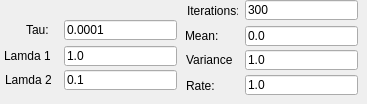
      <widget class="QWidget" name="ReconTab">
       <attribute name="title">
        <string>Reconstruction Paramater</string>
       </attribute>
       <widget class="QLabel" name="label_9">
        <property name="geometry">
         <rect>
          <x>5</x>
          <y>73</y>
          <width>46</width>
          <height>13</height>
         </rect>
        </property>
        <property name="text">
         <string>Lamda 2:</string>
        </property>
       </widget>
       <widget class="QLabel" name="label_7">
        <property name="geometry">
         <rect>
          <x>26</x>
          <y>23</y>
          <width>46</width>
          <height>13</height>
         </rect>
        </property>
        <property name="text">
         <string>Tau:</string>
        </property>
       </widget>
       <widget class="QLabel" name="label_8">
        <property name="geometry">
         <rect>
          <x>4</x>
          <y>49</y>
          <width>46</width>
          <height>13</height>
         </rect>
        </property>
        <property name="text">
         <string>Lamda 1:</string>
        </property>
       </widget>
       <widget class="QLineEdit" name="Lambda1Edit">
        <property name="geometry">
         <rect>
          <x>64</x>
          <y>46</y>
          <width>113</width>
          <height>20</height>
         </rect>
        </property>
        <property name="text">
         <string>1.0</string>
        </property>
       </widget>
       <widget class="QLineEdit" name="Lambda2Edit">
        <property name="geometry">
         <rect>
          <x>64</x>
          <y>70</y>
          <width>113</width>
          <height>20</height>
         </rect>
        </property>
        <property name="text">
         <string>0.1</string>
        </property>
       </widget>
       <widget class="QLineEdit" name="TauEdit">
        <property name="geometry">
         <rect>
          <x>64</x>
          <y>20</y>
          <width>113</width>
          <height>20</height>
         </rect>
        </property>
        <property name="text">
         <string>0.0001</string>
        </property>
       </widget>
       <widget class="QLineEdit" name="MeanEdit">
        <property name="geometry">
         <rect>
          <x>245</x>
          <y>26</y>
          <width>113</width>
          <height>20</height>
         </rect>
        </property>
        <property name="text">
         <string>0.0</string>
        </property>
       </widget>
       <widget class="QLineEdit" name="VarianceEdit">
        <property name="geometry">
         <rect>
          <x>245</x>
          <y>50</y>
          <width>113</width>
          <height>20</height>
         </rect>
        </property>
        <property name="text">
         <string>1.0</string>
        </property>
       </widget>
       <widget class="QLineEdit" name="RateEdit">
        <property name="geometry">
         <rect>
          <x>245</x>
          <y>75</y>
          <width>113</width>
          <height>20</height>
         </rect>
        </property>
        <property name="text">
         <string>1.0</string>
        </property>
       </widget>
       <widget class="QLineEdit" name="IterationsEdit">
        <property name="geometry">
         <rect>
          <x>245</x>
          <y>0</y>
          <width>113</width>
          <height>20</height>
         </rect>
        </property>
        <property name="text">
         <string>300</string>
        </property>
       </widget>
       <widget class="QLabel" name="label_12">
        <property name="geometry">
         <rect>
          <x>185</x>
          <y>29</y>
          <width>46</width>
          <height>13</height>
         </rect>
        </property>
        <property name="text">
         <string>Mean:</string>
        </property>
       </widget>
       <widget class="QLabel" name="label_10">
        <property name="geometry">
         <rect>
          <x>187</x>
          <y>3</y>
          <width>51</width>
          <height>16</height>
         </rect>
        </property>
        <property name="text">
         <string>Iterations:</string>
        </property>
       </widget>
       <widget class="QLabel" name="label_13">
        <property name="geometry">
         <rect>
          <x>186</x>
          <y>78</y>
          <width>51</width>
          <height>16</height>
         </rect>
        </property>
        <property name="text">
         <string>Rate:</string>
        </property>
       </widget>
       <widget class="QLabel" name="label_11">
        <property name="geometry">
         <rect>
          <x>186</x>
          <y>53</y>
          <width>46</width>
          <height>13</height>
         </rect>
        </property>
        <property name="text">
         <string>Variance:</string>
        </property>
       </widget>
      </widget>
